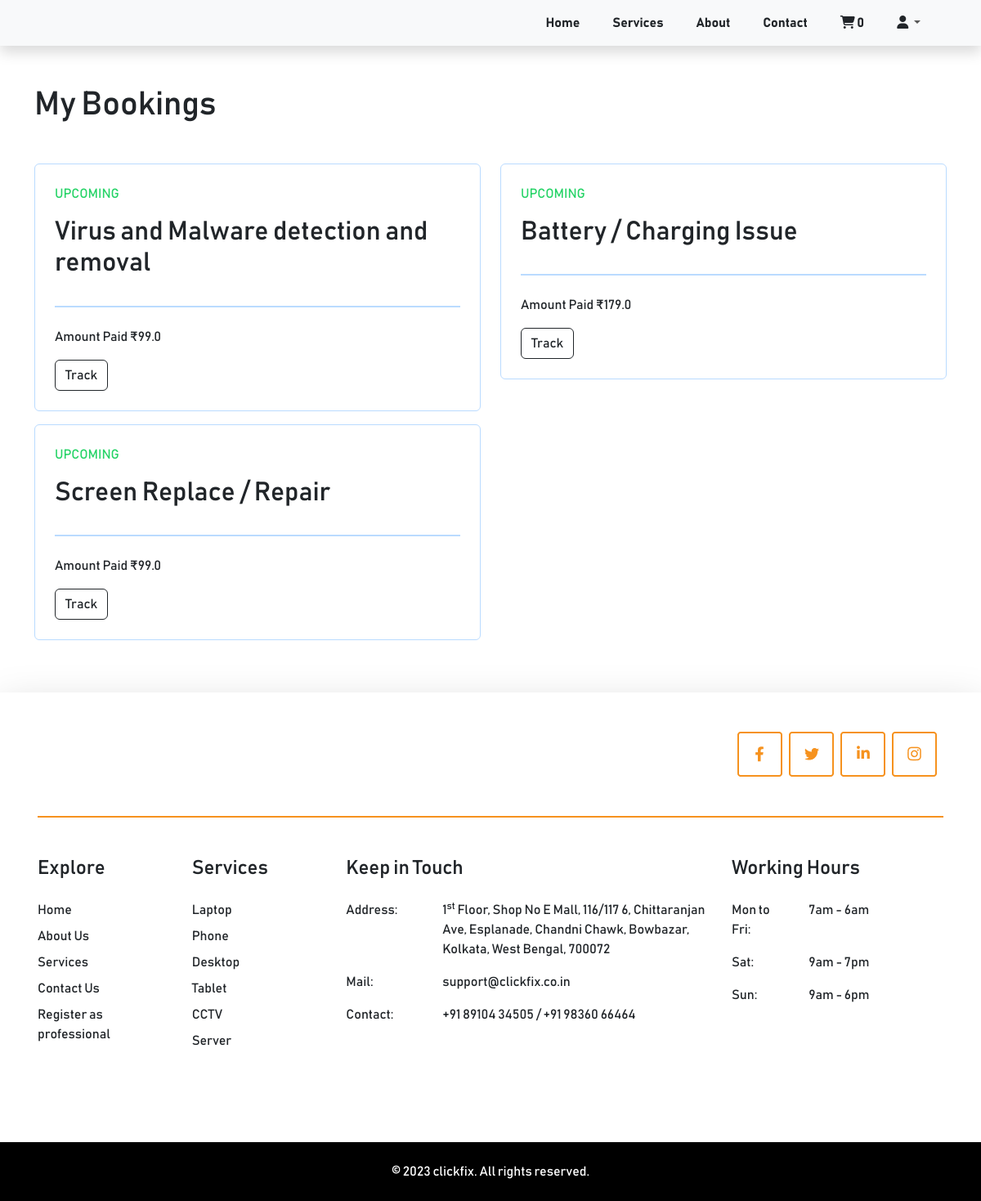
Page /bookings/ (signed in) on the earlier database version.
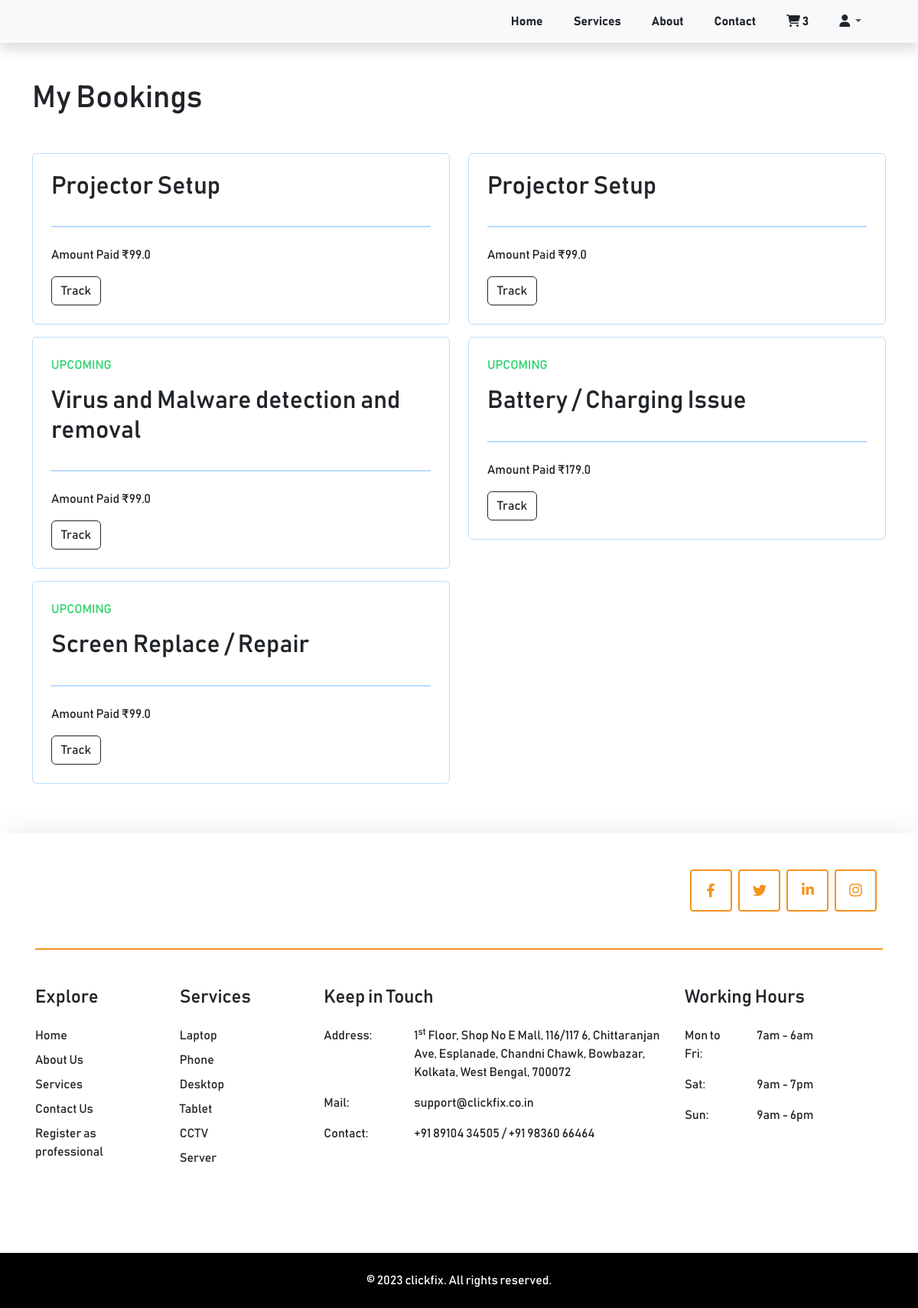
Same page on the later database version.
### cart/models.py (models this page shows, shortened)
class Cart(models.Model):
    class Meta:
        verbose_name_plural = 'Cart'
    user = models.ForeignKey(Profile, on_delete=models.CASCADE, null=True, blank=True)
    session_id = models.CharField(max_length=100, null=True, blank=True)
    coupon = models.ForeignKey(Coupon, on_delete=models.SET_NULL, null=True, blank=True)
    created_at = models.DateTimeField(auto_now_add=True)
    updated_at = models.DateTimeField(auto_now=True)
    @property
    def num_of_items(self):
        cartitems = self.cartitems.all()
        quantity =  sum([item.quantity for item in cartitems])
        return quantity

class CartItem(models.Model):
    class Meta:
        verbose_name_plural = 'Cart Items'
    TIME_SLOTS = (
        ("10am-12pm", "10am-12pm"),
        ("12pm-2pm", "12pm-2pm"),
        ("2pm-4pm", "2pm-4pm"),
        ("4pm-7pm", "4pm-7pm"),
    )
    sub_service = models.ForeignKey(SubServices, on_delete=models.CASCADE)
    cart = models.ForeignKey(Cart, on_delete=models.CASCADE, related_name="cartitems")
    quantity = models.IntegerField(default=0)
    start_date = models.DateField(null=True)
    time_slot = models.CharField(max_length=20, choices=TIME_SLOTS, default=1)

### razorpayAPI/models.py (models this page shows)
class OrderItem(models.Model):
    class Meta:
        verbose_name_plural = 'Order Items'
    TIME_SLOTS = (
        ("10am-12pm", "10am-12pm"),
        ("12pm-2pm", "12pm-2pm"),
        ("2pm-4pm", "2pm-4pm"),
        ("4pm-7pm", "4pm-7pm"),
    )
    order = models.ForeignKey(Order, on_delete=models.CASCADE, related_name="orderitems")
    sub_service = models.ForeignKey(SubServices, on_delete=models.CASCADE)
    quantity = models.IntegerField(default=0)
    start_date = models.DateField(null=True)
    time_slot = models.CharField(max_length=20, choices=TIME_SLOTS, default=1)
    created_at = models.DateTimeField(auto_now_add=True)
    updated_at = models.DateTimeField(auto_now=True)

### clickfix/models.py (models this page shows)
class SubServices(models.Model):
    class Meta:
        verbose_name_plural = 'Sub Services'
    service = models.ForeignKey(Services, on_delete=models.CASCADE)
    sub_service_name = models.CharField(max_length=255)
    sub_service_card_image = models.ImageField(upload_to='service_cards', help_text='Small card image on left')
    sub_service_main_image = models.ImageField(upload_to='service_cards', help_text='Big card image on Right, which we scroll')
    sub_service_price = models.FloatField(default=0, null=True, blank=True)
    price_details = RichTextField(blank=True, null=True)
    description = RichTextField(blank=True, null=True)
    created_at = models.DateTimeField(auto_now_add=True)
    updated_at = models.DateTimeField(auto_now=True)
    def __str__(self):
        return self.sub_service_name

### clickfix/views.py (the view)
# urls.py: path('bookings/', views.bookings, name='bookings'),
def bookings(request):
    cart = get_cart(request)
    orders = []
    if request.user.is_authenticated:
        orders_by_logged_in_user = Order.objects.filter(user=request.user).order_by('-created_at')
        for order in orders_by_logged_in_user:
            orders.append(order)
    if 'nonuser' in request.session:
        orders_as_a_guest = Order.objects.filter(session_id=request.session['nonuser']).order_by('-created_at')
        for order in orders_as_a_guest:
            orders.append(order)
    order_items = []
    for item in orders:
        order_items += item.orderitems.all()
    data = {}
    data['cart'] = cart
    data['order_items'] = order_items
    return render(request, 'bookings.html', data)

### clickfix/views.py (called while the page is built)
def get_cart(request):
    try:
        if request.user.is_authenticated:
            cart = Cart.objects.get(user=request.user)
        else:
            cart = Cart.objects.get(session_id=request.session['nonuser'])
    except:
        cart = None
    return cart

### templates/bookings.html (shortened to what this page needs)
{% extends 'base.html' %}
{% load static %}
{% block content %}
    {% include 'includes/navbar.html' %}
    <div class="container my-5">
        {% if order_items %}
        <h1 class="mb-5">My Bookings</h1>
        {% endif %}
        <div class="row">
            {% for item in order_items %}
            <div class="col-md-6 mb-3">
                <div class="d-flex flex-column rounded p-4" style="border: 1px solid #BADBFF;">
                    <div class="d-flex flex-column">
                        {% if item.order.booking_status == "Upcoming" %}
                            <p class="text-uppercase" style="color: #25d366;">UPCOMING</p>
                        {% elif item.order.booking_status == "Booking Not Accepted" or item.order.payment_status == "Failed" %}
                            <p class="text-uppercase text-danger">BOOKING NOT ACCEPTED</p>
                        {% elif item.order.booking_status == "Rescheduled" %}
                            <p class="text-uppercase text-warning">Rescheduled</p>
                        {% elif item.order.booking_status == "Job Completed" %}
                            <p class="text-uppercase" style="color: #25d366;">Job Completed</p>
                        {% endif %}
                        <h2>{{ item.sub_service }}</h2>
                    </div>
                    <div class="my-4" style="border:1px solid #BADBFF;"></div>
                    <div class="row">
                        <div class="col-md-6 col-12 mb-3">
                            {% if item.order.payment_status == "Failed" %}
                                <span>Payment Failed</span>
                            {% else %}
                                <span>Amount Paid ₹{{item.sub_service.sub_service_price}}</span>
                            {% endif %}
                        </div>
                        <div class="col-12">
                            <div class="d-flex">
                                {% if item.order.payment_status == "Failed" %}
                                    <a href="{% url 'cart:cart' %}" class="me-2 btn btn-outline-warning">Retry</a>
                                {% else %}
                                    <form action="{% url 'clickfix:live_tracking' %}" method="post">
                                        <button href="{% url 'clickfix:live_tracking' %}" type="submit" class="btn btn-outline-dark">Track</button>
                                    </form>
                                {% endif %}
                            </div>
                        </div>
                    </div>
                </div>
            </div>
            {% empty %}
            <h1 class="text-muted text-center">No Bookings</h1>
            {% endfor %}
        </div>
    </div>
    {% include 'includes/footer.html' %}
{% endblock %}

### templates/includes/navbar.html (shortened to what this page needs)
{% load static %}
    <nav class="navbar navbar-expand-lg navbar-light bg-light shadow">
        <div class="container">
          <div class="collapse navbar-collapse" id="navbarSupportedContent">
            <ul class="navbar-nav ms-auto">
                <li class="nav-item"><a class="nav-link text-dark fw-bold me-4" aria-current="page" href="{% url 'clickfix:home' %}">Home</a></li>
                <li class="nav-item"><a class="nav-link text-dark fw-bold me-4" href="{% url 'clickfix:home' %}#services">Services</a></li>
                <li class="nav-item"><a class="nav-link text-dark fw-bold me-4" href="{% url 'clickfix:home' %}#about">About</a></li>
                <li class="nav-item"><a class="nav-link text-dark fw-bold me-4" href="{% url 'clickfix:home' %}#contact_form">Contact</a></li>
                <li class="nav-item">
                  <a class="nav-link text-dark fw-bold me-4" href="{% url 'cart:cart' %}">
                    <i class="fa-solid fa-cart-shopping"></i> <span class="num_of_items">{{cart.num_of_items}}</span>
                  </a>
                </li>
                <li class="nav-item dropdown me-4 pull-right">
                  <a class="nav-link dropdown-toggle" href="#" id="navbarDropdown" role="button" data-bs-toggle="dropdown" aria-expanded="false">
                    <i class="fa-solid fa-user text-dark"></i>
                  </a>
                </li>
            </ul>
          </div>
        </div>
      </nav>

Differences in the rows shown:
computed for Cart: num_of_items "0" → "3"
added OrderItem: sub_service "Projector Setup", sub_service.sub_service_price "99.0"
added OrderItem: sub_service "Projector Setup", sub_service.sub_service_price "99.0"
